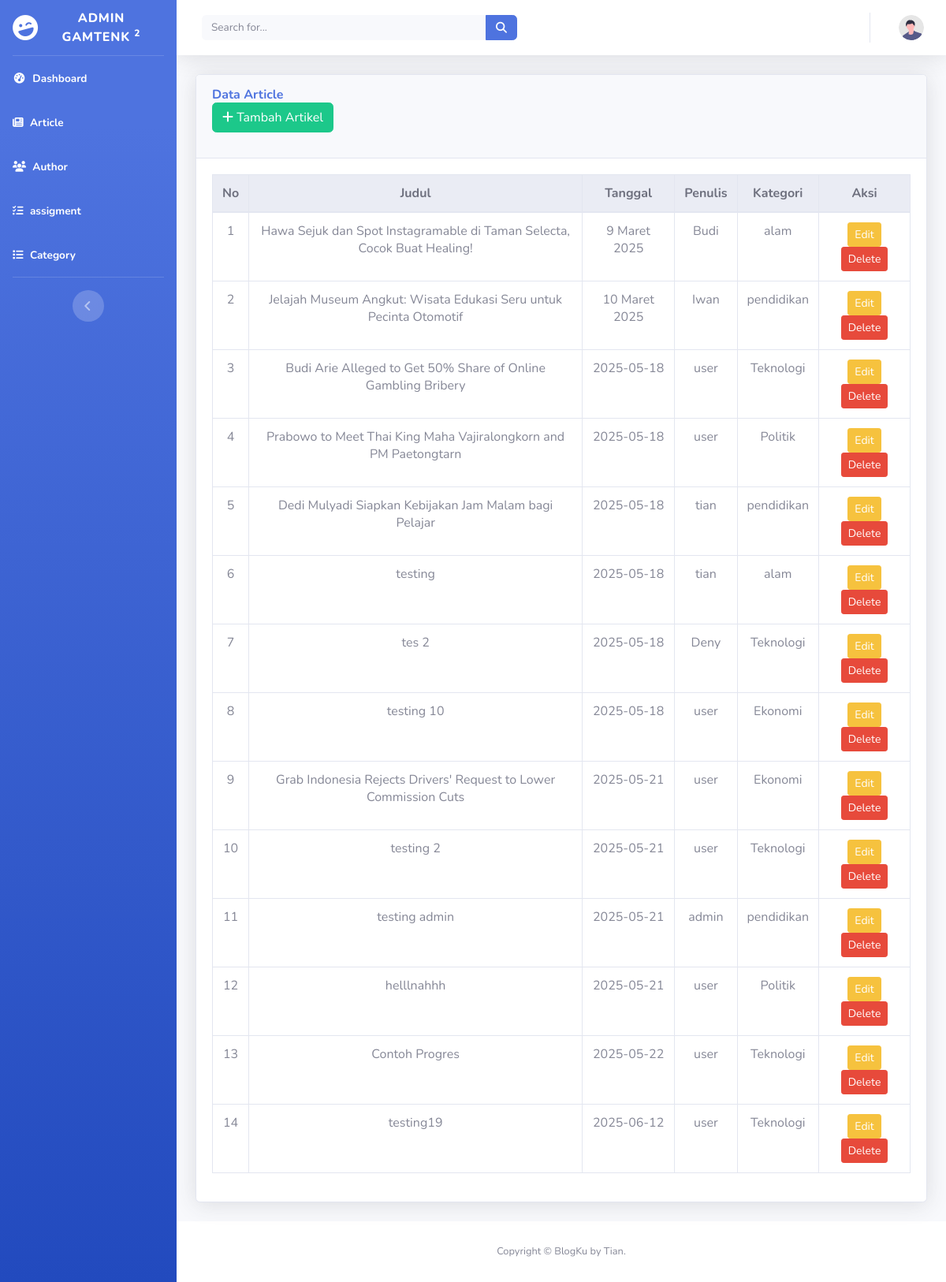
Screenshot of /admin/article.php with the database file from the repository.
### tables this page shows
CREATE TABLE `article` (
  `id` int(11) NOT NULL,
  `date` varchar(20) NOT NULL,
  `title` varchar(255) NOT NULL,
  `status` varchar(255) NOT NULL DEFAULT 'pending',
  `content` text NOT NULL,
  `picture` varchar(255) DEFAULT NULL
);

### admin/article.php (the view, shortened to what this page needs)
<?php
include "../koneksi.php";
?>
<!DOCTYPE html>
<html lang="en">
<head>
    <link href="../vendor/fontawesome-free/css/all.min.css" rel="stylesheet" type="text/css">
    <link href="../css/sb-admin-2.min.css" rel="stylesheet">
</head>
<body id="page-top">
    <div id="wrapper">
        <ul class="navbar-nav bg-gradient-primary sidebar sidebar-dark accordion" id="accordionSidebar">
            <a class="sidebar-brand d-flex align-items-center justify-content-center" href="index.html">
                <div class="sidebar-brand-icon rotate-n-15">
                    <i class="fas fa-laugh-wink"></i>
                </div>
                <div class="sidebar-brand-text mx-3">Admin Gamtenk <sup>2</sup></div>
            </a>
            <hr class="sidebar-divider my-0">
            <li class="nav-item active">
                <a class="nav-link" href="index.php">
                    <i class="fas fa-fw fa-tachometer-alt"></i>
                    <span>Dashboard</span></a>
            </li>
            <li class="nav-item active">
                <a class="nav-link" href="article.php">
                    <i class="fa-solid fa-newspaper"></i>
                    <span>Article</span></a>
            </li>
            <li class="nav-item active">
                <a class="nav-link" href="author.php">
                    <i class="fa-solid fa-users"></i>
                    <span>Author</span></a>
            </li>
            <li class="nav-item active">
                <a class="nav-link" href="assigment.php">
                    <i class="fa-solid fa-list-check"></i>
                    <span>assigment</span></a>
            </li>
            <li class="nav-item active">
                <a class="nav-link" href="category.php">
                    <i class="fa-solid fa-list"></i>
                    <span>Category</span></a>
            </li>
            <hr class="sidebar-divider d-none d-md-block">
            <div class="text-center d-none d-md-inline">
                <button class="rounded-circle border-0" id="sidebarToggle"></button>
            </div>
        </ul>
        <div id="content-wrapper" class="d-flex flex-column">
            <div id="content">
                <nav class="navbar navbar-expand navbar-light bg-white topbar mb-4 static-top shadow">
                    <form
                        class="d-none d-sm-inline-block form-inline mr-auto ml-md-3 my-2 my-md-0 mw-100 navbar-search">
                        <div class="input-group">
                            <input type="text" class="form-control bg-light border-0 small" placeholder="Search for..."
                                aria-label="Search" aria-describedby="basic-addon2">
                            <div class="input-group-append">
                                <button class="btn btn-primary" type="button">
                                    <i class="fas fa-search fa-sm"></i>
                                </button>
                            </div>
                        </div>
                    </form>
                    <ul class="navbar-nav ml-auto">
                        <li class="nav-item dropdown no-arrow">
                            <a class="nav-link dropdown-toggle" href="#" id="userDropdown" role="button"
                                data-toggle="dropdown" aria-haspopup="true" aria-expanded="false">
                                <img class="img-profile rounded-circle"
                                    src="../img/undraw_profile.svg">
                            </a>
                        </li>
                    </ul>
                </nav>
                <div class="container-fluid">
                    <div class="card shadow mb-4">
                        <div class="card-header py-3 flex justify-between items-center">
                            <h6 class="m-0 font-weight-bold text-primary">Data Article</h6>
                            <button class="btn btn-success mb-3" data-toggle="modal" data-target="#modalTambahArtikel">
                                <i class="fas fa-plus"></i> Tambah Artikel
                            </button>
                        </div>
                        <div class="card-body">
                            <div class="table-responsive">
                                <table class="table table-bordered table-hover text-center align-middle">
                                    <thead class="thead-light">
                                        <tr>
                                            <th class="text-center">No</th>
                                            <th class="text-center">Judul</th>
                                            <th class="text-center">Tanggal</th>
                                            <th class="text-center">Penulis</th>
                                            <th class="text-center">Kategori</th>
                                            <th class="text-center">Aksi</th>
                                        </tr>
                                    </thead>
                                    <tbody>
                                        <?php
                                        $no = 1;
                                        $sql = "SELECT a.id, a.title, a.date, au.nickname, GROUP_CONCAT(c.name) as categories
                            FROM article a
                            JOIN article_author aa ON a.id = aa.article_id
                            JOIN author au ON aa.author_id = au.id
                            JOIN article_category ac ON a.id = ac.article_id
                            JOIN category c ON ac.category_id = c.id
                            GROUP BY a.id";
                                        $result = $koneksi->query($sql);
                                        while ($row = $result->fetch_assoc()) {
                                        ?>
                                            <tr>
                                                <td><?php echo $no++; ?></td>
                                                <td><?php echo htmlspecialchars($row['title']); ?></td>
                                                <td><?php echo htmlspecialchars($row['date']); ?></td>
                                                <td><?php echo htmlspecialchars($row['nickname']); ?></td>
                                                <td><?php echo htmlspecialchars($row['categories']); ?></td>
                                                <td>
                                                    <a href="editArtikel.php?id=<?php echo $row['id']; ?>"
                                                        class="btn btn-warning btn-sm edit-article-btn"
                                                        >
                                                        Edit
                                                    </a>
                                                    <a href="article_delete.php?id=<?php echo $row['id']; ?>" class="btn btn-danger btn-sm" onclick="return confirm('Yakin ingin menghapus?')">Delete</a>
                                                </td>
                                            </tr>
                                        <?php } ?>
                                    </tbody>
                                </table>
                            </div>
                        </div>
                    </div>
                </div>
            </div>
            <footer class="sticky-footer bg-white">
                <div class="container my-auto">
                    <div class="copyright text-center my-auto">
                        <span>Copyright &copy; BlogKu by Tian.</span>
                    </div>
                </div>
            </footer>
        </div>
    </div>
</body>
</html>

### rows the page displays
article: title "Hawa Sejuk dan Spot Instagramable di Taman Selecta, Cocok Buat Healing!", date "9 Maret 2025", nickname "Budi", categories "alam"
article: title "Jelajah Museum Angkut: Wisata Edukasi Seru untuk Pecinta Otomotif", date "10 Maret 2025", nickname "Iwan", categories "pendidikan"
article: title "Budi Arie Alleged to Get 50% Share of Online Gambling Bribery", date "2025-05-18", nickname "user", categories "Teknologi"
article: title "Prabowo to Meet Thai King Maha Vajiralongkorn and PM Paetongtarn", date "2025-05-18", nickname "user", categories "Politik"
article: title "Dedi Mulyadi Siapkan Kebijakan Jam Malam bagi Pelajar", date "2025-05-18", nickname "tian", categories "pendidikan"
article: title "testing", date "2025-05-18", nickname "tian", categories "alam"
article: title "tes 2", date "2025-05-18", nickname "Deny", categories "Teknologi"
article: title "testing 10", date "2025-05-18", nickname "user", categories "Ekonomi"
article: title "Grab Indonesia Rejects Drivers' Request to Lower Commission Cuts", date "2025-05-21", nickname "user", categories "Ekonomi"
article: title "testing 2", date "2025-05-21", nickname "user", categories "Teknologi"
article: title "testing admin", date "2025-05-21", nickname "admin", categories "pendidikan"
article: title "helllnahhh", date "2025-05-21", nickname "user", categories "Politik"
article: title "Contoh Progres", date "2025-05-22", nickname "user", categories "Teknologi"
article: title "testing19", date "2025-06-12", nickname "user", categories "Teknologi"
